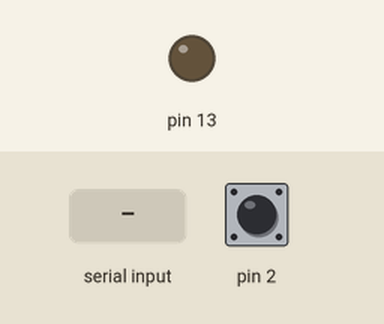
The sketch below on a simulated Arduino Uno, built with avr-gcc and run on an emulated ATmega328P. Parts: output pins drawn as LEDs (lit = HIGH). Dashed ring = blinking. Inputs (shaded band) come from the test bench; at power-on: pin 2 HIGH. What the sketch prints to the serial monitor is not drawn.

Above: at 1.2 s.
1.3 s: pin 2 pulled LOW for 0.15 s
At 2.5 s:
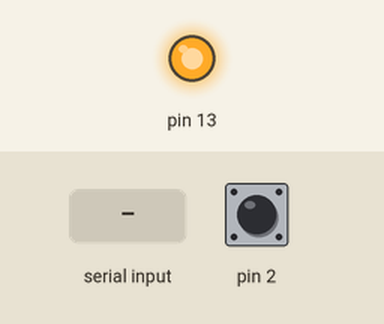
2.9 s: pin 2 pulled LOW for 1 s
At 3.9 s:
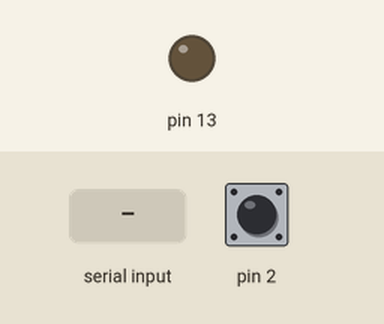
5.4 s: pin 2 pulled LOW for 3.2 s
At 5.8 s:
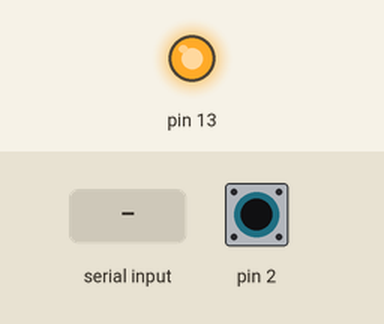
10.1 s: "TATDEN" received over Serial
At 11.5 s:
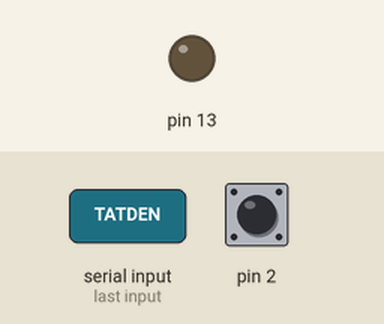
12.6 s: pin 2 pulsed LOW 5 times (0.12 s each, 0.3 s apart)
At 13.35 s:
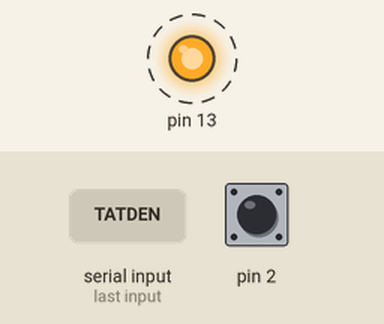
15.6 s: pin 2 pulsed LOW 2 times (0.12 s each, 0.3 s apart)
At 16.2 s:
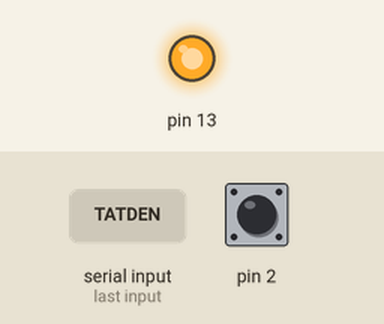
Timing chart, 0 to 18.6 s (numbered marks = the images above; inputs shaded):
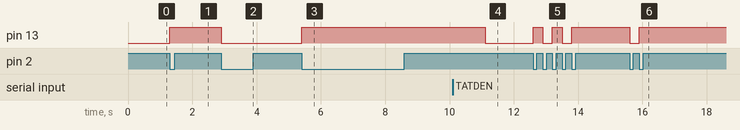

Measured:
- after the input at 1.3 s, pin 13: LOW → HIGH at once
- after the input at 2.9 s, pin 13: HIGH → LOW at once
- after the input at 5.4 s, pin 13: LOW → HIGH at once
- after the input at 10.1 s, pin 13: HIGH → LOW after 1.0 s
- after the input at 12.6 s, pin 13: alternates HIGH for 0.30 s and LOW for 0.30 s, 5 changes in all, then stays HIGH, starting at once
- after the input at 15.6 s, pin 13: HIGH → LOW at once, → HIGH 0.30 s later

The sketch:

Arduino11_HW2_BT2_LeHuuTruong.ino.ino
```cpp
void setup()
{
  Serial.begin(9600);
  pinMode(13, OUTPUT);
  pinMode(2, INPUT_PULLUP);
  attachInterrupt(0, daotrangthai, FALLING);
}
void loop()
{
  if (Serial.available())
  {
    String data = Serial.readString();
    if (data == "BATDEN") digitalWrite(13, HIGH);
    else if (data == "TATDEN") digitalWrite(13, LOW);
  }
}
void daotrangthai()
{
  digitalWrite(13, !digitalRead(13));
  if (digitalRead(13) == 1) Serial.print("LED ON");
  if (digitalRead(13) == 0) Serial.print("LED OFF");
}
```
